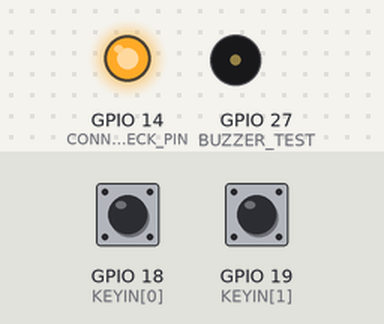
A sketch run on a simulated ESP32. On the bench: output pins drawn as LEDs (lit = HIGH), buzzer (waves = sounding). The inputs (shaded band) are chosen by the test bench; at power-on: GPIO 18 (KEYIN[0]) LOW, GPIO 19 (KEYIN[1]) LOW. USB keyboard and mouse output is not drawn; pins used as bus, display or sensor lines are not drawn.

Above: at 1.2 s.
1.3 s: GPIO 18 (KEYIN[0]) pulled HIGH for 0.15 s
At 1.41 s:
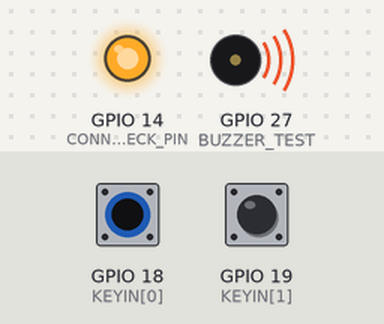
Timing chart, 0 to 4.3 s (numbered marks = the images above; inputs shaded):
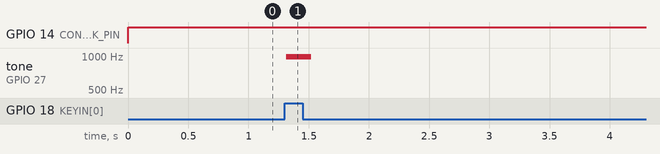

Measured:
- after the input at 1.3 s, tone on GPIO 27 (BUZZER_TEST): silent → 988 Hz at once, → silent 0.21 s later

The sketch:

sketch_may31a.ino
```cpp
#include <BleKeyboard.h>
#include "driver/ledc.h"


BleKeyboard bleKeyboard;

const int KEYIN[] = {18, 19};
const int KEYOUT[] = {13, 12};
const int CONNECTION_CHECK_PIN = 14;
const int BUZZER_TEST = 27;

int touchToneDuration = 100;
int sendToneDuration = 400;

unsigned long previousMillis = 0;
const long interval = 10; // スキャン間隔を30msから10msに短縮
int columnNum = 0;
int sw[2][2] = {0};
char keyMap[2][2] = {
  {'1','2'},
  {'3','4'}
};

// 初期化関数
void initBuzz() {
  ledcSetup(0, 988, 8);  // チャンネル0、988Hz、8ビットの分解能
  ledcAttachPin(BUZZER_TEST, 0);  // BUZZER_TESTピンにチャンネル0を接続
}


void setup() {
  pinMode(CONNECTION_CHECK_PIN, OUTPUT);

  for(int i = 0; i < 2; i++){
    pinMode(KEYOUT[i], OUTPUT);
    digitalWrite(KEYOUT[i], LOW);
  }
  for(int i = 0; i < 2; i++){
    pinMode(KEYIN[i], INPUT);
  }

  bleKeyboard.begin();
  Serial.begin(9600);

  pinMode(BUZZER_TEST, OUTPUT);
  initBuzz();  // ブザーの初期化
}

void startBuzz() {
  ledcWrite(0, 128);  // チャンネル0、デューティーサイクル50%
}

void stopBuzz() {
  ledcWrite(0, 0);  // チャンネル0、デューティーサイクル0%
}

void buzz(){
  startBuzz();
  delay(touchToneDuration);
  stopBuzz();
}

void keyPress(char key) {
  buzz();
  switch (key) {
    case '1':
      bleKeyboard.write('1');
      break;
    case '2':
      bleKeyboard.write('2');
      break;
    case '3':
      bleKeyboard.write('3');
      break;
    case '4':
      break;
    default:
      break;
  }
}

void loop() {
  if (bleKeyboard.isConnected()) {
    digitalWrite(CONNECTION_CHECK_PIN, HIGH);
    unsigned long currentMillis = millis();
    if (currentMillis - previousMillis >= interval) {
      previousMillis = currentMillis;
      digitalWrite(KEYOUT[columnNum], HIGH);

      for (int rowNum = 0; rowNum < 2; rowNum++) {
        int readValue = digitalRead(KEYIN[rowNum]);
        if (readValue != sw[columnNum][rowNum] && readValue == HIGH) {
          delay(5); // デバウンス処理のディレイを10msから5msに短縮
          readValue = digitalRead(KEYIN[rowNum]); // もう一度読み取る
          if (readValue == HIGH) {
            keyPress(keyMap[columnNum][rowNum]);
          }
        }

        sw[columnNum][rowNum] = readValue;
      }

      digitalWrite(KEYOUT[columnNum], LOW);
      columnNum++;
      columnNum %= 2;
    }
  } else {
    digitalWrite(CONNECTION_CHECK_PIN, LOW);
  }
}
```
